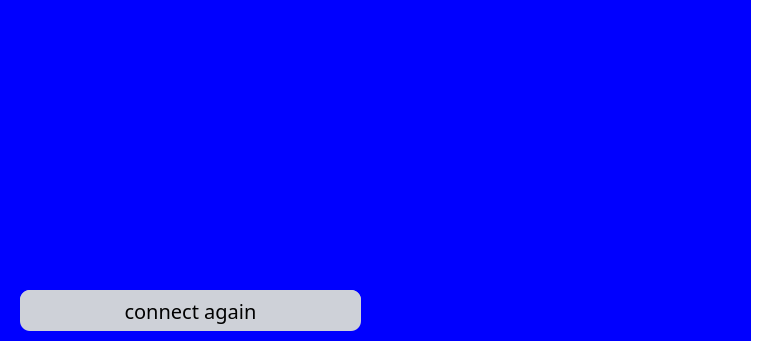
<?xml version="1.0" encoding="UTF-8"?>
<ui version="4.0">
 <class>ShowInfo</class>
 <widget class="QWidget" name="ShowInfo">
  <property name="geometry">
   <rect>
    <x>0</x>
    <y>0</y>
    <width>759</width>
    <height>351</height>
   </rect>
  </property>
  <property name="windowTitle">
   <string>Form</string>
  </property>
  <property name="styleSheet">
   <string notr="true">*{
	background:rgb(255, 255, 255);
	font-family:Century Gothic,sans-serif;
}
QFrame{
background: blue;
}
QFrame{
	border:sold 10px rgba(0,0,0);
	background-image: url(I:/coding/C++project/final_checker_v1/pictureSource/postcard0.png);
}
QLineEdit{
	color: #8d98a1;
	background-color:#405361;
}
QLineEdit{
	color: #8d98a1;
	background-color:rgb(242,235,217);
	font-size:18px;
	border-style:outset;
	border-radius:10px;
}
QPushButton{
	background:#ced1d8;
	border-style:outset;
	border-radius:10px;
	font-size:20px;
}
QPushButton:pressed{
	background-color:#405361;
	border-style:inset;
}
QCheckBox{
	background:rgba(85,170,225,0);
	color:white;
}
QLabel{
	background:rgba(85,170,225,0);
	color:black;
	font-style: italic bold;
	font size:150px;
}

QListView{
	background:rgba(85,170,225,0);
	color:black;
	font-style: italic bold;
	font size:50px;
}
</string>
  </property>
  <widget class="QFrame" name="frame">
   <property name="geometry">
    <rect>
     <x>0</x>
     <y>0</y>
     <width>751</width>
     <height>341</height>
    </rect>
   </property>
   <property name="frameShape">
    <enum>QFrame::StyledPanel</enum>
   </property>
   <property name="frameShadow">
    <enum>QFrame::Raised</enum>
   </property>
   <widget class="QLabel" name="info">
    <property name="geometry">
     <rect>
      <x>30</x>
      <y>190</y>
      <width>321</width>
      <height>71</height>
     </rect>
    </property>
    <property name="font">
     <font>
      <pointsize>15</pointsize>
      <italic>true</italic>
     </font>
    </property>
    <property name="styleSheet">
     <string notr="true">font size: 20px;</string>
    </property>
    <property name="text">
     <string/>
    </property>
    <property name="alignment">
     <set>Qt::AlignCenter</set>
    </property>
   </widget>
   <widget class="QLabel" name="shark">
    <property name="geometry">
     <rect>
      <x>590</x>
      <y>10</y>
      <width>141</width>
      <height>131</height>
     </rect>
    </property>
    <property name="text">
     <string/>
    </property>
   </widget>
   <widget class="QLabel" name="detail">
    <property name="geometry">
     <rect>
      <x>440</x>
      <y>190</y>
      <width>261</width>
      <height>121</height>
     </rect>
    </property>
    <property name="font">
     <font>
      <pointsize>10</pointsize>
      <italic>true</italic>
     </font>
    </property>
    <property name="text">
     <string/>
    </property>
    <property name="alignment">
     <set>Qt::AlignCenter</set>
    </property>
   </widget>
   <widget class="QPushButton" name="OK">
    <property name="geometry">
     <rect>
      <x>20</x>
      <y>290</y>
      <width>341</width>
      <height>29</height>
     </rect>
    </property>
    <property name="text">
     <string>OK</string>
    </property>
   </widget>
   <widget class="QPushButton" name="reConnect">
    <property name="geometry">
     <rect>
      <x>20</x>
      <y>290</y>
      <width>341</width>
      <height>41</height>
     </rect>
    </property>
    <property name="text">
     <string>connect again</string>
    </property>
   </widget>
  </widget>
 </widget>
 <resources/>
 <connections/>
</ui>
